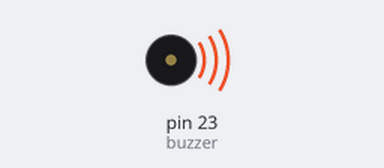
Bench run of a sketch on a simulated Arduino Mega 2560, built with avr-gcc and run on an emulated ATmega2560. Parts: buzzer (waves = sounding).

Above: at 0.1 s.
Timing chart, 0 to 40.0 s (numbered marks = the images above):
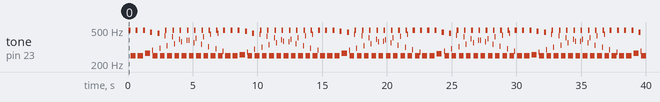

Measured:
- by itself, tone on pin 23 (buzzer): plays 496 Hz for 0.16 s, 249 Hz for 0.40 s, 496 Hz for 0.16 s, 249 Hz for 0.40 s, 496 Hz for 0.16 s, 268 Hz for 0.40 s … (239 notes in this stretch)

The sketch:

buzzer.ino
```cpp
/* Arduino tutorial - Passive Buzzer Module
   More info and circuit: http://www.ardumotive.com
   Dev: Giannis Vasilakis // Date: 12/11/2017  */


#define interruptPin 0 // PIN 0 for interrupt with PRG button
bool Pushdetected = false; // reset peak freq
int buzzer = 23 ;

int lum_max=700;
void gotPush(){   // reset peak freq on interrupt
 Pushdetected = true;
}

void setup ()
{

  // Define interrupt on PRG button to reset peak freq
  pinMode(interruptPin, INPUT_PULLUP);
attachInterrupt(digitalPinToInterrupt(interruptPin), gotPush, CHANGE);
  pinMode (buzzer, OUTPUT) ;
}
void loop ()
{
  unsigned char i, j ;

  while (1)
  {
if (Pushdetected){
  delay(100000000000000000000);
}

    for (i = 0; i <80; i++) // When a frequency sound
    {
      digitalWrite (buzzer, HIGH) ; //send tone
      delay (1) ;
      digitalWrite (buzzer, LOW) ; //no tone
      delay (1) ;
    }
    for (i = 0; i <100; i++)
    {
      digitalWrite (buzzer, HIGH) ;
      delay (2) ;
      digitalWrite (buzzer, LOW) ;
      delay (2) ;
    }
  }
}
```
